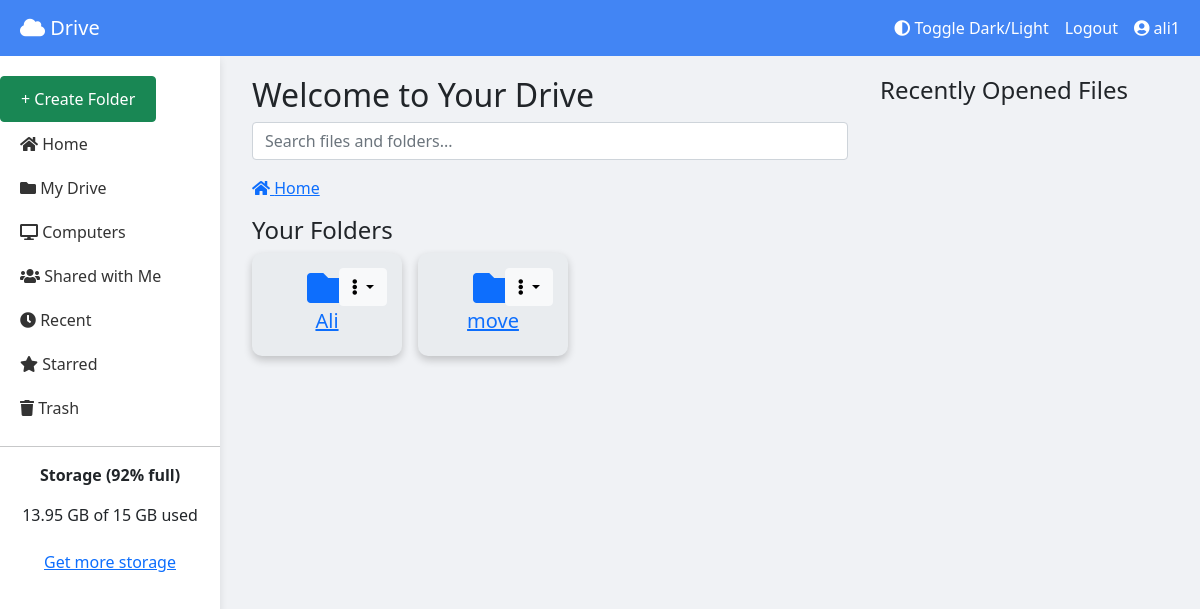
The app's page /folders/ (signed in) with its own data.
### user_management/models.py (models this page shows)
class CustomUser(AbstractUser):
    dob = models.DateField(null=True, blank=True)
    sirname = models.CharField(max_length=100, blank=True)

### folder_management/models.py (models this page shows, shortened)
class Folder(models.Model):
    name = models.CharField(max_length=255)
    parent = models.ForeignKey('self', on_delete=models.CASCADE, null=True, blank=True, related_name='children')
    owner = models.ForeignKey(User, on_delete=models.CASCADE)
    created_at = models.DateTimeField(auto_now_add=True)
    updated_at = models.DateTimeField(auto_now=True)

### folder_management/views.py (the view)
# urls.py: path('', views.list_folders, name='list_folders'),
@login_required
def list_folders(request, parent_id=None):
    parent_folder = None
    if parent_id:
        parent_folder = get_object_or_404(Folder, id=parent_id, owner=request.user)
    folders = Folder.objects.filter(owner=request.user, parent=parent_folder)
    breadcrumbs = []
    current = parent_folder
    while current is not None:
        breadcrumbs.insert(0, current)
        current = current.parent
    context = {
        'folders': folders,
        'parent_folder': parent_folder,
        'breadcrumbs': breadcrumbs,
    }
    return render(request, 'folder_management/list_folders.html', context)

### folder_management/templates/folder_management/list_folders.html (shortened to what this page needs)
{% extends "home.html" %}

### user_management/templates/home.html (shortened to what this page needs)
<!DOCTYPE html>
<html lang="en">
<head>
    <link href="https://cdn.jsdelivr.net/npm/bootstrap@5.1.3/dist/css/bootstrap.min.css" rel="stylesheet">
    <link rel="stylesheet" href="https://cdnjs.cloudflare.com/ajax/libs/font-awesome/5.15.4/css/all.min.css">
</head>
<body>
    <nav class="navbar navbar-expand-lg navbar-light">
        <div class="container-fluid">
            <a class="navbar-brand ms-2" href="#"><i class="fas fa-cloud"></i> Drive</a>
            <div class="collapse navbar-collapse" id="navbarNav">
                <ul class="navbar-nav ms-auto">
                    <li class="nav-item">
                        <a class="nav-link" href="#" id="toggle-theme"><i class="fas fa-adjust"></i> Toggle Dark/Light</a>
                    </li>
                    <li class="nav-item">
                        <a class="nav-link" href="{% url 'logout' %}">Logout</a>
                    </li>
                    <li class="nav-item">
                        <a class="nav-link" id="profileButton"><i class="fas fa-user-circle"></i> {{ request.user.username }}</a>
                    </li>
                </ul>
            </div>
        </div>
    </nav>
    <div class="sidebar">
        <button class="btn btn-success create-folder-btn" data-bs-toggle="modal" data-bs-target="#createFolderModal">+ Create Folder</button>
        <a href="{% url 'list_folders' %}"><i class="fas fa-home"></i> Home</a>
        <a href="#"><i class="fas fa-folder"></i> My Drive</a>
        <a href="#"><i class="fas fa-desktop"></i> Computers</a>
        <a href="#"><i class="fas fa-users"></i> Shared with Me</a>
        <a href="#"><i class="fas fa-clock"></i> Recent</a>
        <a href="#"><i class="fas fa-star"></i> Starred</a>
        <a href="#"><i class="fas fa-trash"></i> Trash</a>
        <hr>
        <div class="text-center">
            <p><strong>Storage (92% full)</strong></p>
            <p>13.95 GB of 15 GB used</p>
            <button class="btn btn-link">Get more storage</button>
        </div>
    </div>
    <div class="content-wrapper">
        <div class="content">
            <div class="container-fluid">
                <h2>Welcome to Your Drive</h2>
                <div class="search-bar mb-3">
                    <input type="text" class="form-control" placeholder="Search files and folders..." aria-label="Search">
                </div>
                <nav aria-label="breadcrumb">
                    <ol class="breadcrumb">
                        <li class="breadcrumb-item"><a href="{% url 'list_folders' %}"><i class="fas fa-home"></i> Home</a></li>
                    </ol>
                </nav>
                <div class="row">
                    <h4>Your Folders</h4>
                    <div class="d-flex flex-wrap">
                        {% for folder in folders %}
                        <div class="folder-card text-center me-3 mb-3">
                            <a href="{% url 'list_folders_nested' folder.id %}" class="folder-link">
                                <i class="fas fa-folder folder-icon"></i>
                                <h5 class="card-title">{{ folder.name }}</h5>
                            </a>
                            <div class="folder-actions dropdown">
                                <button class="btn btn-light dropdown-toggle" type="button" id="folderActions{{ folder.id }}" data-bs-toggle="dropdown" aria-expanded="false">
                                    <i class="fas fa-ellipsis-v"></i>
                                </button>
                            </div>
                        </div>
                        {% endfor %}
                    </div>
                </div>
            </div>
        </div>
        <div class="recently-opened">
            <h4>Recently Opened Files</h4>
        </div>
    </div>
</body>
</html>

### user_management/templates/home.html (style rules this page uses)
body { background-color: #f0f2f5; transition: background-color 0.5s, color 0.5s; }
.navbar { background-color: #4285f4; color: white; position: sticky; top: 0; z-index: 1000; }
.navbar a { color: white !important; }
.sidebar { height: 100vh; position: fixed; top: 56px; left: 0; padding-top: 20px; background-color: #ffffff; width: 220px; box-shadow: 0 4px 8px rgba(0, 0, 0, 0.1); }
.sidebar a { padding: 10px 20px; display: block; color: #333; text-decoration: none; }
.create-folder-btn { padding: 10px 20px; display: block; text-align: center; }
.content-wrapper { margin-left: 220px; padding: 20px; display: flex; flex-wrap: wrap; gap: 20px; }
.content { flex: 1; }
.recently-opened { width: 300px; }
.folder-card { padding: 15px; border-radius: 10px; transition: transform 0.2s; box-shadow: 0 4px 8px rgba(0, 0, 0, 0.2); background-color: #e9ecef; position: relative; width: 150px; }
.folder-actions { position: absolute; top: 15px; right: 15px; }
.folder-icon { font-size: 2.5rem; }

### records on screen
CustomUser: user.username "ali1"
Folder: name "Ali"
Folder: name "move"
